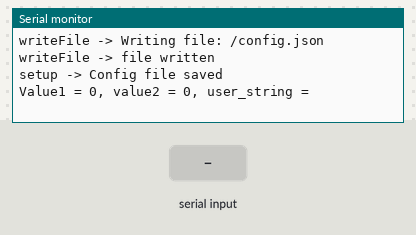
The sketch below on a simulated ESP32. Parts: the last lines printed to the serial monitor. Inputs (shaded band) come from the test bench. Storage starts empty; random numbers use the default seed unless the sketch sets one.

Above: at 1.2 s.
1.3 s: "1" received over Serial
At 2.7 s:
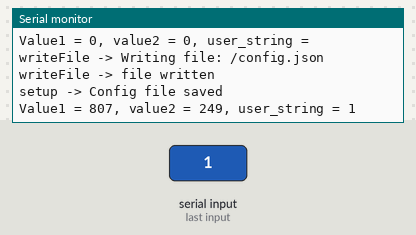
2.8 s: "0" received over Serial
At 4.2 s:
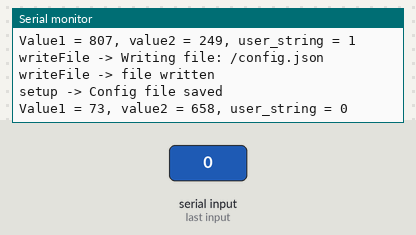
4.3 s: "2" received over Serial
At 6.0 s:
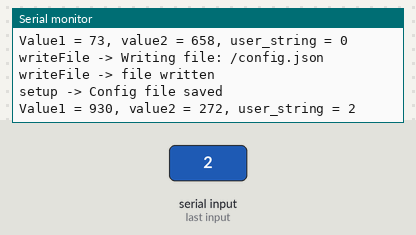
Timing chart, 0 to 7.5 s (numbered marks = the images above; inputs shaded):
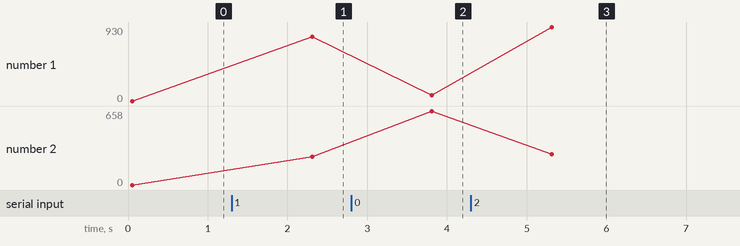

Measured:
- after the input at 1.3 s, the serial monitor: prints a new line after 1.0 s (image 1)
- after the input at 2.8 s, the serial monitor: prints a new line after 1.0 s (image 2)
- after the input at 4.3 s, the serial monitor: prints a new line after 1.0 s (image 3)
- plotted number 1: 0 → 807 after the input at 1.3 s, 807 → 73 after the input at 2.8 s, 73 → 930 after the input at 4.3 s
- plotted number 2: 0 → 249 after the input at 1.3 s, 249 → 658 after the input at 2.8 s, 658 → 272 after the input at 4.3 s

The sketch:

Esp32ConfigFileSPIFFS.ino
```cpp
#include <SPIFFS.h>
#include <ArduinoJson.h>

/* You only need to format SPIFFS the first time you run a
   test or else use the SPIFFS plugin to create a partition
   https://github.com/me-no-dev/arduino-esp32fs-plugin */
#define FORMAT_SPIFFS_IF_FAILED true

// define filename to store config file
const String config_filename = "/config.json";

// initialize the variables of the program
int value1 = 0;
int value2 = 0;
String user_string = "";

void setup() {
  // Start serial interface
  Serial.begin(115200);
  Serial.println("-----------------------------Start demo SPIFFS-----------------------------");

  // print initialized variables
  Serial.println("setup -> Before reading config: Value1 = " + String(value1) + ", value2 = " + String(value2));

  // Mount SPIFFS and read in config file
  if(!SPIFFS.begin(FORMAT_SPIFFS_IF_FAILED)){
    Serial.println("setup -> SPIFFS Mount Failed");
  }
  else{
    Serial.println("setup -> SPIFFS mounted successfully");
    if(readConfig(config_filename) == false) {
      Serial.println("setup -> Could not read Config file -> initializing new file");
      // if not possible -> save new config file
      if (saveConfig(config_filename)) {
        Serial.println("setup -> Config file saved");
      }
    }

    Serial.println("Value1 = " + String(value1) + ", value2 = " + String(value2) + ", user_string = " + user_string);
  }
}

void loop() {
  // Check if user sent a new string
  if (Serial.available() > 0)
  {
    user_string = Serial.readString(); // store received data

	// generate new values for our variables:
  value1 = random(1000);
  value2 = random(1000);

	if (saveConfig(config_filename)) {
    Serial.println("setup -> Config file saved");
  }

	Serial.println("Value1 = " + String(value1) + ", value2 = " + String(value2) + ", user_string = " + user_string);
  }
}

bool readConfig(String file_name) {
  String file_content = readFile(SPIFFS, file_name);

  int config_file_size = file_content.length();
  Serial.println("Config file size: " + String(config_file_size));

  if(config_file_size > 1024) {
    Serial.println("Config file too large");
    return false;
  }
  StaticJsonDocument<1024> doc;
  auto error = deserializeJson(doc, file_content);
  if ( error ) {
    Serial.println("Error interpreting config file");
    return false;
  }

  const int _value1 = doc["value1"];
  const int _value2 = doc["value2"];
  const String _user_string = doc["user_string"];

  value1 = _value1;
  value2 = _value2;
  user_string = _user_string;
  return true;
}

bool saveConfig(String file_name) {
  StaticJsonDocument<1024> doc;

  // write variables to JSON file
  doc["value1"] = value1;
  doc["value2"] = value2;
  doc["user_string"] = user_string;

  // write config file
  String tmp = "";
  serializeJson(doc, tmp);
  writeFile(SPIFFS, config_filename, tmp);

  return true;
}

void writeFile(fs::FS &fs, String filename, String message){
  Serial.println("writeFile -> Writing file: " + filename);

  File file = fs.open(filename, FILE_WRITE);
  if(!file){
    Serial.println("writeFile -> failed to open file for writing");
    return;
  }
  if(file.print(message)){
    Serial.println("writeFile -> file written");
  } else {
    Serial.println("writeFile -> write failed");
  }
  file.close();
}

String readFile(fs::FS &fs, String filename){
  Serial.println("readFile -> Reading file: " + filename);

  File file = fs.open(filename);
  if(!file || file.isDirectory()){
    Serial.println("readFile -> failed to open file for reading");
    return "";
  }

  String fileText = "";
  while(file.available()){
    fileText = file.readString();
  }

  file.close();
  return fileText;
}
```
